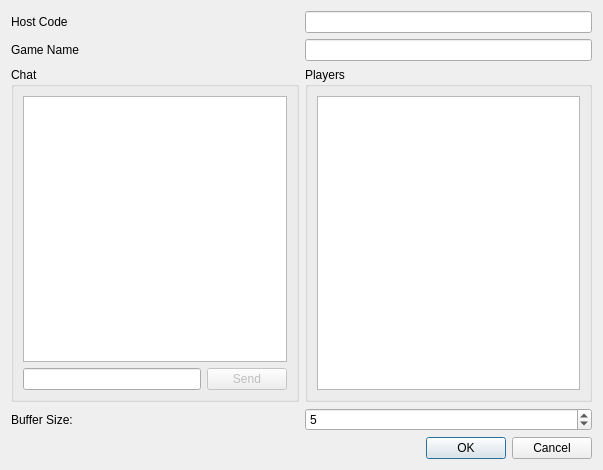
<?xml version="1.0" encoding="UTF-8"?>
<ui version="4.0">
 <class>NetplaySessionDialog</class>
 <widget class="QDialog" name="NetplaySessionDialog">
  <property name="geometry">
   <rect>
    <x>0</x>
    <y>0</y>
    <width>603</width>
    <height>470</height>
   </rect>
  </property>
  <property name="windowTitle">
   <string>Netplay Session</string>
  </property>
  <layout class="QVBoxLayout" name="verticalLayout_3">
   <item>
    <layout class="QHBoxLayout" name="horizontalLayout_3">
     <item>
      <widget class="QLabel" name="label">
       <property name="text">
        <string>Host Code</string>
       </property>
      </widget>
     </item>
     <item>
      <widget class="QLineEdit" name="sessionNameLineEdit">
       <property name="sizePolicy">
        <sizepolicy hsizetype="Preferred" vsizetype="Fixed">
         <horstretch>0</horstretch>
         <verstretch>0</verstretch>
        </sizepolicy>
       </property>
       <property name="readOnly">
        <bool>true</bool>
       </property>
      </widget>
     </item>
    </layout>
   </item>
   <item>
    <layout class="QHBoxLayout" name="horizontalLayout_4">
     <item>
      <widget class="QLabel" name="label_2">
       <property name="text">
        <string>Game Name</string>
       </property>
      </widget>
     </item>
     <item>
      <widget class="QLineEdit" name="gameNameLineEdit">
       <property name="sizePolicy">
        <sizepolicy hsizetype="Preferred" vsizetype="Fixed">
         <horstretch>0</horstretch>
         <verstretch>0</verstretch>
        </sizepolicy>
       </property>
       <property name="readOnly">
        <bool>true</bool>
       </property>
      </widget>
     </item>
    </layout>
   </item>
   <item>
    <layout class="QHBoxLayout" name="horizontalLayout_2">
     <item>
      <widget class="QGroupBox" name="groupBox_2">
       <property name="title">
        <string>Chat</string>
       </property>
       <layout class="QVBoxLayout" name="verticalLayout_2">
        <item>
         <widget class="QPlainTextEdit" name="chatPlainTextEdit">
          <property name="readOnly">
           <bool>true</bool>
          </property>
         </widget>
        </item>
        <item>
         <layout class="QHBoxLayout" name="horizontalLayout">
          <item>
           <widget class="QLineEdit" name="chatLineEdit"/>
          </item>
          <item>
           <widget class="QPushButton" name="sendPushButton">
            <property name="enabled">
             <bool>false</bool>
            </property>
            <property name="text">
             <string>Send</string>
            </property>
           </widget>
          </item>
         </layout>
        </item>
       </layout>
      </widget>
     </item>
     <item>
      <widget class="QGroupBox" name="groupBox">
       <property name="title">
        <string>Players</string>
       </property>
       <layout class="QVBoxLayout" name="verticalLayout">
        <item>
         <widget class="QListWidget" name="listWidget"/>
        </item>
       </layout>
      </widget>
     </item>
    </layout>
   </item>
    <item>
    <layout class="QHBoxLayout" name="horizontalLayout_5">
     <item>
      <layout class="QVBoxLayout">
       <item>
        <widget class="QLabel" name="bufferLabel">
         <property name="text">
          <string>Buffer Size:</string>
         </property>
        </widget>
       </item>
      </layout>
     </item>
     <item>
      <layout class="QVBoxLayout">
       <item>
        <widget class="QSpinBox" name="bufferSpinBox">
         <property name="minimum">
          <number>1</number>
         </property>
         <property name="maximum">
          <number>35</number>
         </property>
         <property name="value">
          <number>5</number>
         </property>
        </widget>
       </item>
      </layout>
     </item>
    </layout>
   </item>
   <item>
    <widget class="QDialogButtonBox" name="buttonBox">
     <property name="orientation">
      <enum>Qt::Orientation::Horizontal</enum>
     </property>
     <property name="standardButtons">
      <set>QDialogButtonBox::StandardButton::Cancel|QDialogButtonBox::StandardButton::Ok</set>
     </property>
     <property name="centerButtons">
      <bool>false</bool>
     </property>
    </widget>
   </item>
  </layout>
 </widget>
 <resources/>
 <connections>
  <connection>
   <sender>buttonBox</sender>
   <signal>accepted()</signal>
   <receiver>NetplaySessionDialog</receiver>
   <slot>accept()</slot>
   <hints>
    <hint type="sourcelabel">
     <x>248</x>
     <y>254</y>
    </hint>
    <hint type="destinationlabel">
     <x>157</x>
     <y>274</y>
    </hint>
   </hints>
  </connection>
  <connection>
   <sender>buttonBox</sender>
   <signal>rejected()</signal>
   <receiver>NetplaySessionDialog</receiver>
   <slot>reject()</slot>
   <hints>
    <hint type="sourcelabel">
     <x>316</x>
     <y>260</y>
    </hint>
    <hint type="destinationlabel">
     <x>286</x>
     <y>274</y>
    </hint>
   </hints>
  </connection>
 </connections>
</ui>
